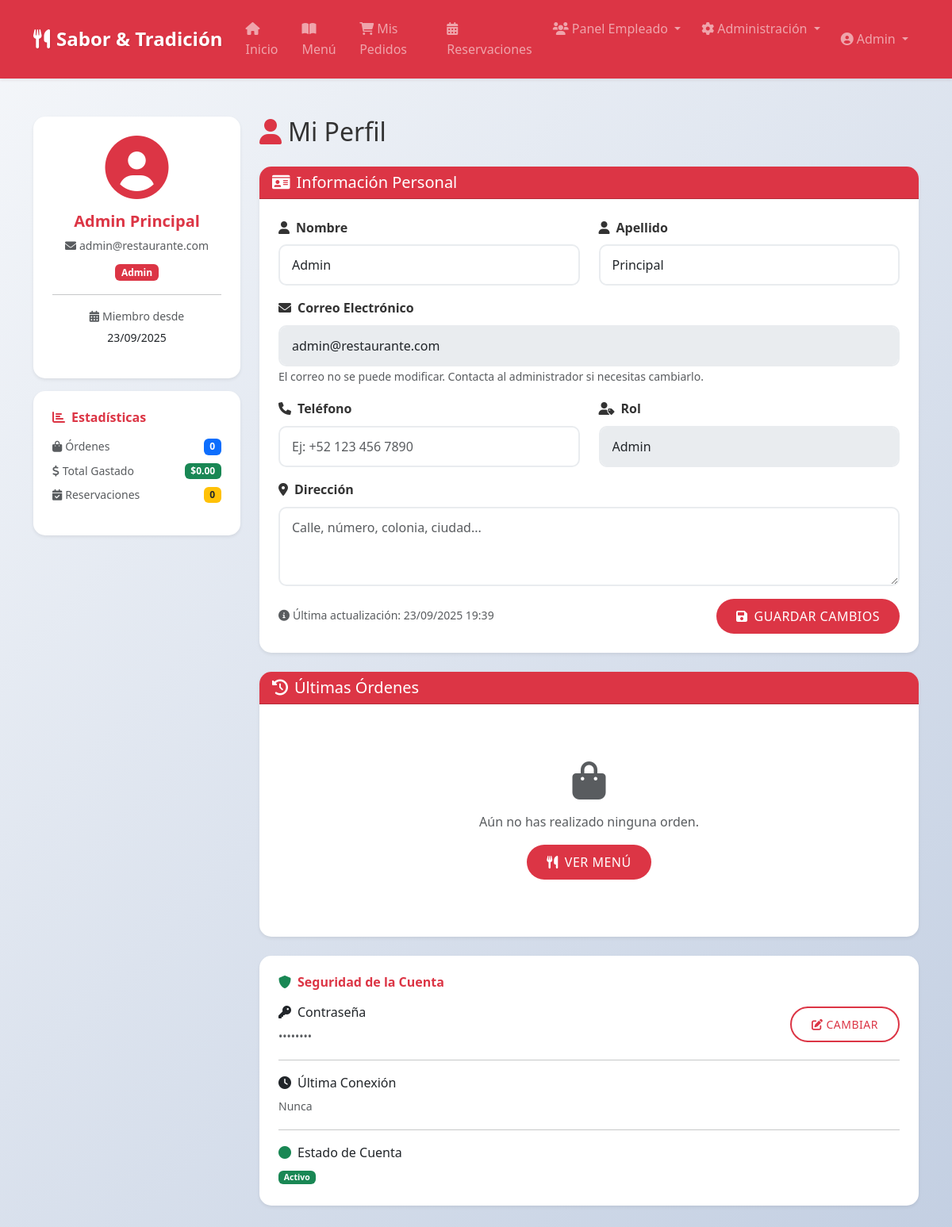
The page /server/pages/perfil.php (signed in) on the database its author committed.
### tables this page shows
CREATE TABLE usuarios (
  id INT AUTO_INCREMENT PRIMARY KEY,
  nombre VARCHAR(100) NOT NULL,
  apellido VARCHAR(100) NOT NULL,
  correo VARCHAR(100) UNIQUE NOT NULL,
  password VARCHAR(255) NOT NULL,
  telefono VARCHAR(20),
  direccion TEXT,
  rol ENUM('admin','empleado','cliente') DEFAULT 'cliente',
  estado ENUM('activo','inactivo') DEFAULT 'activo',
  fecha_registro TIMESTAMP DEFAULT CURRENT_TIMESTAMP,
  ultima_conexion TIMESTAMP NULL
);

### server/includes/auth.php (called while the page is built, shortened)
<?php
function formatearFecha($fecha, $formato = 'd/m/Y H:i') {
    return date($formato, strtotime($fecha));
}
function formatearPrecio($precio) {
    return '$' . number_format($precio, 2);
}
?>

### server/pages/perfil.php (the view, shortened to what this page needs)
<?php
include("includes/db.php");
include("includes/auth.php");
$usuario_id = $_SESSION['usuario']['id'];
$stmt = $conn->prepare("SELECT * FROM usuarios WHERE id = ?");
$stmt->bind_param("i", $usuario_id);
$stmt->execute();
$result = $stmt->get_result();
$usuario = $result->fetch_assoc();
$stmt_ordenes = $conn->prepare("SELECT COUNT(*) as total_ordenes, COALESCE(SUM(total), 0) as total_gastado FROM ordenes WHERE usuario_id = ?");
$stmt_ordenes->bind_param("i", $usuario_id);
$stmt_ordenes->execute();
$stats_ordenes = $stmt_ordenes->get_result()->fetch_assoc();
$stmt_reservaciones = $conn->prepare("SELECT COUNT(*) as total_reservaciones FROM reservaciones WHERE usuario_id = ?");
$stmt_reservaciones->bind_param("i", $usuario_id);
$stmt_reservaciones->execute();
$stats_reservaciones = $stmt_reservaciones->get_result()->fetch_assoc();
$stmt_ultimas_ordenes = $conn->prepare("SELECT * FROM ordenes WHERE usuario_id = ? ORDER BY fecha_orden DESC LIMIT 5");
$stmt_ultimas_ordenes->bind_param("i", $usuario_id);
$stmt_ultimas_ordenes->execute();
$ultimas_ordenes = $stmt_ultimas_ordenes->get_result();
?>
<!DOCTYPE html>
<html lang="es">
<head>
  <link href="https://cdn.jsdelivr.net/npm/bootstrap@5.3.0/dist/css/bootstrap.min.css" rel="stylesheet">
  <link href="https://cdnjs.cloudflare.com/ajax/libs/font-awesome/6.0.0/css/all.min.css" rel="stylesheet">
  <link rel="stylesheet" href="css/styles.css">
</head>
<body>
  <?php include("includes/header.php"); ?>
  <div class="container mt-5 mb-5">
    <div class="row">
      <div class="col-lg-3 mb-4">
        <div class="card shadow-sm">
          <div class="card-body text-center">
            <div class="mb-3">
              <i class="fas fa-user-circle fa-5x text-danger"></i>
            </div>
            <h5 class="card-title"><?php echo htmlspecialchars($usuario['nombre'] . ' ' . $usuario['apellido']); ?></h5>
            <p class="text-muted small mb-2">
              <i class="fas fa-envelope me-1"></i><?php echo htmlspecialchars($usuario['correo']); ?>
            </p>
            <span class="badge bg-<?php echo $usuario['rol'] == 'admin' ? 'danger' : ($usuario['rol'] == 'empleado' ? 'warning' : 'primary'); ?>">
              <?php echo ucfirst($usuario['rol']); ?>
            </span>
            <hr>
            <p class="text-muted small mb-1">
              <i class="fas fa-calendar-alt me-1"></i>Miembro desde
            </p>
            <p class="small"><?php echo formatearFecha($usuario['fecha_registro'], 'd/m/Y'); ?></p>
          </div>
        </div>
        <div class="card shadow-sm mt-3">
          <div class="card-body">
            <h6 class="card-title mb-3"><i class="fas fa-chart-bar me-2"></i>Estadísticas</h6>
            <div class="mb-3">
              <div class="d-flex justify-content-between align-items-center mb-2">
                <span class="text-muted small"><i class="fas fa-shopping-bag me-1"></i>Órdenes</span>
                <span class="badge bg-primary"><?php echo $stats_ordenes['total_ordenes']; ?></span>
              </div>
              <div class="d-flex justify-content-between align-items-center mb-2">
                <span class="text-muted small"><i class="fas fa-dollar-sign me-1"></i>Total Gastado</span>
                <span class="badge bg-success"><?php echo formatearPrecio($stats_ordenes['total_gastado']); ?></span>
              </div>
              <div class="d-flex justify-content-between align-items-center">
                <span class="text-muted small"><i class="fas fa-calendar-check me-1"></i>Reservaciones</span>
                <span class="badge bg-warning text-dark"><?php echo $stats_reservaciones['total_reservaciones']; ?></span>
              </div>
            </div>
          </div>
        </div>
      </div>
      <div class="col-lg-9">
        <h2 class="mb-4"><i class="fas fa-user me-2 text-danger"></i>Mi Perfil</h2>
        <div class="card shadow-sm mb-4">
          <div class="card-header bg-danger text-white">
            <h5 class="mb-0"><i class="fas fa-id-card me-2"></i>Información Personal</h5>
          </div>
          <div class="card-body">
            <form method="POST" action="" id="perfilForm">
              <div class="row">
                <div class="col-md-6 mb-3">
                  <label for="nombre" class="form-label"><i class="fas fa-user me-2"></i>Nombre</label>
                  <input type="text" class="form-control" id="nombre" name="nombre"
                         value="<?php echo htmlspecialchars($usuario['nombre']); ?>" required>
                </div>
                <div class="col-md-6 mb-3">
                  <label for="apellido" class="form-label"><i class="fas fa-user me-2"></i>Apellido</label>
                  <input type="text" class="form-control" id="apellido" name="apellido"
                         value="<?php echo htmlspecialchars($usuario['apellido']); ?>" required>
                </div>
              </div>
              <div class="mb-3">
                <label for="correo" class="form-label"><i class="fas fa-envelope me-2"></i>Correo Electrónico</label>
                <input type="email" class="form-control" id="correo"
                       value="<?php echo htmlspecialchars($usuario['correo']); ?>" disabled>
                <small class="text-muted">El correo no se puede modificar. Contacta al administrador si necesitas cambiarlo.</small>
              </div>
              <div class="row">
                <div class="col-md-6 mb-3">
                  <label for="telefono" class="form-label"><i class="fas fa-phone me-2"></i>Teléfono</label>
                  <input type="tel" class="form-control" id="telefono" name="telefono"
                         value="<?php echo htmlspecialchars($usuario['telefono'] ?? ''); ?>"
                         placeholder="Ej: +52 123 456 7890">
                </div>
                <div class="col-md-6 mb-3">
                  <label for="rol" class="form-label"><i class="fas fa-user-tag me-2"></i>Rol</label>
                  <input type="text" class="form-control" id="rol"
                         value="<?php echo ucfirst($usuario['rol']); ?>" disabled>
                </div>
              </div>
              <div class="mb-3">
                <label for="direccion" class="form-label"><i class="fas fa-map-marker-alt me-2"></i>Dirección</label>
                <textarea class="form-control" id="direccion" name="direccion" rows="3"
                          placeholder="Calle, número, colonia, ciudad..."><?php echo htmlspecialchars($usuario['direccion'] ?? ''); ?></textarea>
              </div>
              <div class="d-flex justify-content-between align-items-center">
                <small class="text-muted">
                  <i class="fas fa-info-circle me-1"></i>Última actualización:
                  <?php echo formatearFecha($usuario['fecha_registro'], 'd/m/Y H:i'); ?>
                </small>
                <button type="submit" name="actualizar_perfil" class="btn btn-danger">
                  <i class="fas fa-save me-2"></i>Guardar Cambios
                </button>
              </div>
            </form>
          </div>
        </div>
        <div class="card shadow-sm">
          <div class="card-header bg-danger text-white">
            <h5 class="mb-0"><i class="fas fa-history me-2"></i>Últimas Órdenes</h5>
          </div>
          <div class="card-body">
            <?php if ($ultimas_ordenes->num_rows > 0): ?>
            <div class="table-responsive">
              <table class="table table-hover">
                <thead>
                  <tr>
                    <th><i class="fas fa-hashtag me-1"></i>ID</th>
                    <th><i class="fas fa-calendar me-1"></i>Fecha</th>
                    <th><i class="fas fa-truck me-1"></i>Tipo</th>
                    <th><i class="fas fa-dollar-sign me-1"></i>Total</th>
                    <th><i class="fas fa-info-circle me-1"></i>Estado</th>
                    <th>Acciones</th>
                  </tr>
                </thead>
                <tbody>
                  <?php while ($orden = $ultimas_ordenes->fetch_assoc()): ?>
                  <tr>
                    <td>#<?php echo $orden['id']; ?></td>
                    <td><?php echo formatearFecha($orden['fecha_orden'], 'd/m/Y H:i'); ?></td>
                    <td>
                      <span class="badge bg-info">
                        <?php echo ucfirst($orden['tipo_servicio']); ?>
                      </span>
                    </td>
                    <td class="fw-bold"><?php echo formatearPrecio($orden['total']); ?></td>
                    <td>
                      <?php
                        $estado_color = [
                          'pendiente' => 'warning',
                          'preparando' => 'info',
                          'listo' => 'success',
                          'entregado' => 'primary',
                          'cancelado' => 'danger'
                        ];
                        $color = $estado_color[$orden['estado']] ?? 'secondary';
                      ?>
                      <span class="badge bg-<?php echo $color; ?>">
                        <?php echo ucfirst($orden['estado']); ?>
                      </span>
                    </td>
                    <td>
                      <a href="mis_pedidos.php?orden=<?php echo $orden['id']; ?>"
                         class="btn btn-sm btn-outline-primary">
                        <i class="fas fa-eye"></i> Ver
                      </a>
                    </td>
                  </tr>
                  <?php endwhile; ?>
                </tbody>
              </table>
            </div>
            <div class="text-center mt-3">
              <a href="mis_pedidos.php" class="btn btn-outline-danger">
                <i class="fas fa-list me-2"></i>Ver Todas las Órdenes
              </a>
            </div>
            <?php else: ?>
            <div class="text-center py-5">
              <i class="fas fa-shopping-bag fa-3x text-muted mb-3"></i>
              <p class="text-muted">Aún no has realizado ninguna orden.</p>
              <a href="menu.php" class="btn btn-danger">
                <i class="fas fa-utensils me-2"></i>Ver Menú
              </a>
            </div>
            <?php endif; ?>
          </div>
        </div>
        <div class="card shadow-sm mt-4">
          <div class="card-body">
            <h6 class="card-title mb-3"><i class="fas fa-shield-alt me-2 text-success"></i>Seguridad de la Cuenta</h6>
            <div class="d-flex justify-content-between align-items-center">
              <div>
                <p class="mb-1"><i class="fas fa-key me-2"></i>Contraseña</p>
                <small class="text-muted">••••••••</small>
              </div>
              <a href="configuracion.php#cambiar-password" class="btn btn-outline-primary btn-sm">
                <i class="fas fa-edit me-1"></i>Cambiar
              </a>
            </div>
            <hr>
            <div class="d-flex justify-content-between align-items-center">
              <div>
                <p class="mb-1"><i class="fas fa-clock me-2"></i>Última Conexión</p>
                <small class="text-muted">
                  <?php
                    echo $usuario['ultima_conexion']
                      ? formatearFecha($usuario['ultima_conexion'], 'd/m/Y H:i')
                      : 'Nunca';
                  ?>
                </small>
              </div>
            </div>
            <hr>
            <div class="d-flex justify-content-between align-items-center">
              <div>
                <p class="mb-1"><i class="fas fa-circle me-2 text-success"></i>Estado de Cuenta</p>
                <small class="text-muted">
                  <span class="badge bg-<?php echo $usuario['estado'] == 'activo' ? 'success' : 'danger'; ?>">
                    <?php echo ucfirst($usuario['estado']); ?>
                  </span>
                </small>
              </div>
            </div>
          </div>
        </div>
      </div>
    </div>
  </div>
</body>
</html>

### server/css/styles.css (style rules this page uses)
* { margin: 0; padding: 0; box-sizing: border-box; }
body { font-family: 'Segoe UI', Tahoma, Geneva, Verdana, sans-serif; background: linear-gradient(135deg, #f5f7fa 0%, #c3cfe2 100%); min-height: 100vh; line-height: 1.6; color: #333; }
.card { border: none; border-radius: 15px; box-shadow: 0 5px 20px rgba(0,0,0,0.1); transition: all 0.3s ease; overflow: hidden; }
.card-body { padding: 1.5rem; }
.card-title { font-weight: 600; color: #dc3545; margin-bottom: 0.5rem; }
.btn { border-radius: 25px; padding: 10px 25px; font-weight: 500; border: none; transition: all 0.3s ease; text-transform: uppercase; letter-spacing: 0.5px; }
.btn-outline-primary { border: 2px solid #dc3545; color: #dc3545; background: transparent; }
.form-control { border-radius: 10px; border: 2px solid #e9ecef; padding: 12px 15px; font-size: 1rem; transition: all 0.3s ease; }
.form-label { font-weight: 600; color: #333; margin-bottom: 0.5rem; }

### rows shown on the page
usuarios: nombre+apellido "Admin Principal", correo "admin@restaurante.com", rol "Admin", fecha_registro "23/09/2025", nombre "Admin", apellido "Principal", fecha_registro "23/09/2025 19:39", estado "Activo"

### other values the page prints
$_SESSION['usuario']['nombre'] "Admin"
$stats_ordenes['total_ordenes'] "0"
formatearPrecio($stats_ordenes['total_gastado']) "$0.00"
$stats_reservaciones['total_reservaciones'] "0"
